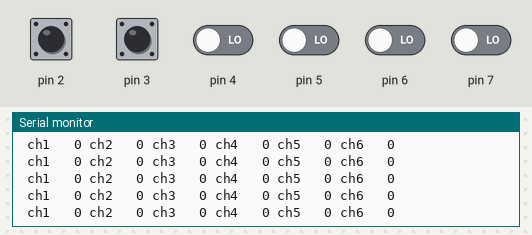
Simulated run of this sketch. Board: Arduino Uno, built with avr-gcc and run on an emulated ATmega328P. Shown: the last lines printed to the serial monitor. The test bench sets the inputs (shaded band); at power-on: pin 2–7 LOW.

Above: at 1.2 s.
1.3 s: pin 2 pulsed HIGH 2 times (0.12 s each, 0.3 s apart)
At 1.55 s:
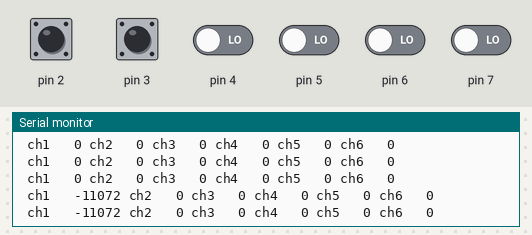
4.9 s: pin 3 pulsed HIGH 2 times (0.12 s each, 0.3 s apart)
At 5.15 s:
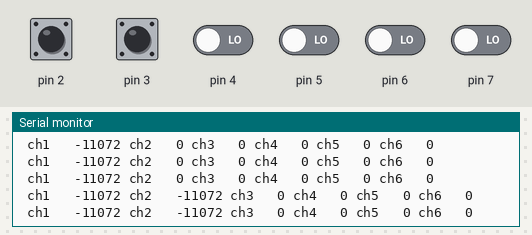

The sketch:

rc_read_example.ino
```cpp
unsigned long now;                        // timing variables to update data at a regular interval
unsigned long rc_update;
const int channels = 6;                   // specify the number of receiver channels
float RC_in[channels];                    // an array to store the calibrated input from receiver

void setup() {
    setup_pwmRead();
    Serial.begin(9600);
}

void loop() {

    now = millis();

    if(RC_avail() || now - rc_update > 25){   // if RC data is available or 25ms has passed since last update (adjust to be equal or greater than the frame rate of receiver)

      rc_update = now;

      print_RCpwm();                        // uncommment to print raw data from receiver to serial

      for (int i = 0; i<channels; i++){       // run through each RC channel
        int CH = i+1;

        RC_in[i] = RC_decode(CH);             // decode receiver channel and apply failsafe

        //print_decimal2percentage(RC_in[i]);   // uncomment to print calibrated receiver input (+-100%) to serial
      }
      //Serial.println();                       // uncomment when printing calibrated receiver input to serial.
    }
}
```

Source omitted: pwmread_rcfailsafe.ino (24748 bytes)

Measured:
- after the input at 1.3 s, the serial monitor: prints a new line after 0.18 s (image 1)
- after the input at 4.9 s, the serial monitor: prints a new line after 0.19 s (image 2)
